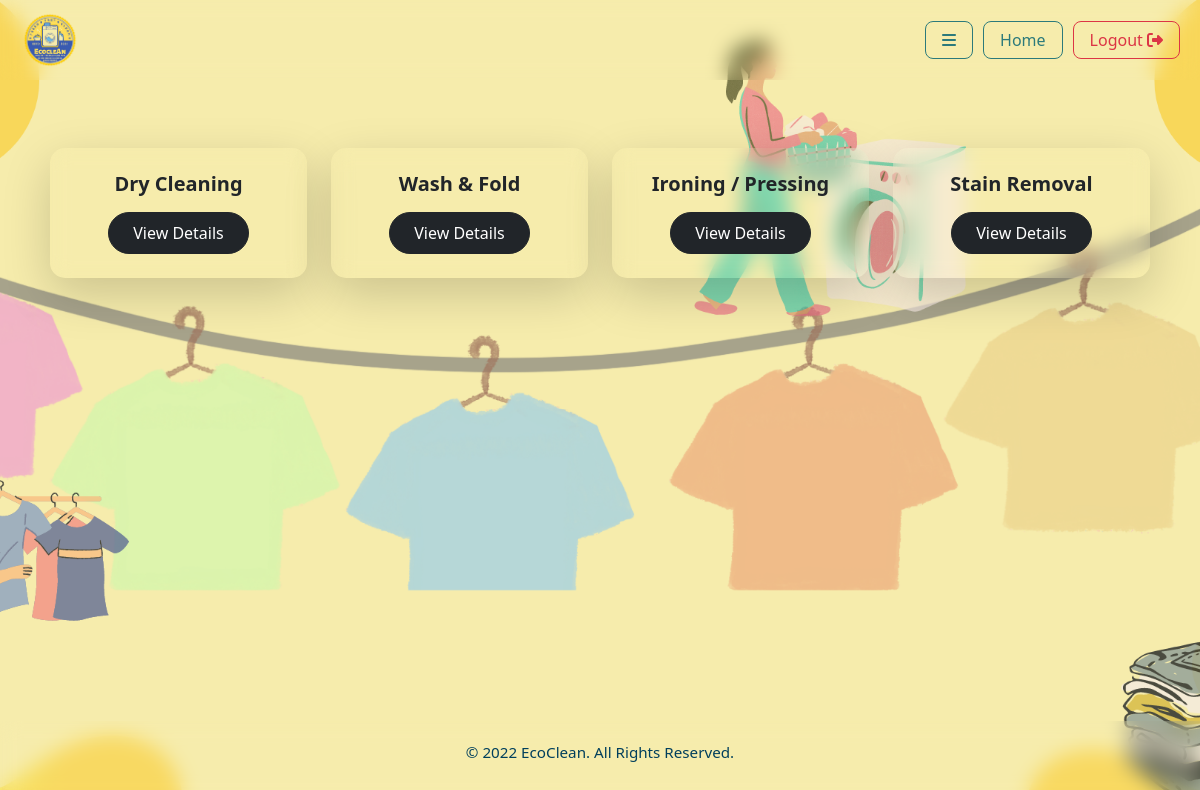
/customer/servicelist/kniga (signed in), run on the app's committed database.
### common/models.py (models this page shows, shortened)
class servicename(models.Model):
    servicename=models.CharField(max_length=40)

### customer/views.py (the view)
# urls.py: path('servicelist/<str:un>',views.csl,name='servicelist'),
@login_required
def csl(request,un):
    fetchdetails = servicename.objects.all()
    return render(request, 'Customer/csl.html',{'fetch':fetchdetails})

### template/Customer/csl.html (shortened to what this page needs)
{% load static %}
<!DOCTYPE html>
<html lang="en">
  <head>
    <link
      href="https://cdn.jsdelivr.net/npm/bootstrap@5.3.2/dist/css/bootstrap.min.css"
      rel="stylesheet" />
    <link
      rel="stylesheet"
      href="https://cdnjs.cloudflare.com/ajax/libs/font-awesome/6.1.1/css/all.min.css" />
  </head>
  <body>
    <nav class="navbar">
      <div class="logo">
        <img
          src="{% static 'images/EcoClean__2_-removebg-preview.png' %}"
          alt="EcoClean Logo" />
      </div>
      <div class="nav-actions">
        <button
          class="btn"
          type="button"
          data-bs-toggle="offcanvas"
          data-bs-target="#sidebarMenu">
          <i class="fas fa-bars"></i>
        </button>
        <a href="/" class="btn">Home</a>
        <a
          href="#"
          class="btn btn-outline-danger-custom text-white"
          data-bs-toggle="modal"
          data-bs-target="#logoutModal">
          Logout <i class="fas fa-sign-out-alt"></i>
        </a>
      </div>
    </nav>
    <div class="rightpanel container my-5">
      <div class="row g-4">
        {% for f in fetch %}
        <div class="col-12 col-sm-6 col-md-4 col-lg-3">
          <div class="pricing card shadow-lg border-0 h-100 text-center p-4">
            <h4 class="fw-bold text-dark mb-3">{{ f.servicename }}</h4>
            <a href="../details/{{ f.id }}">
              <button class="btn btn-dark rounded-pill px-4 py-2">
                View Details
              </button>
            </a>
          </div>
        </div>
        {% endfor %}
      </div>
    </div>
    <footer>
      <p>&copy; 2022 EcoClean. All Rights Reserved.</p>
    </footer>
  </body>
</html>

### data on the page
servicename: servicename "Dry Cleaning"
servicename: servicename "Wash & Fold"
servicename: servicename "Ironing / Pressing"
servicename: servicename "Stain Removal"
